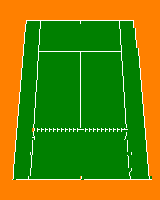

A 2D game scene composited from a Tiled map and its tileset images. What follows is a short description and the map's XML, with every tile layer's data as written:
An orthogonal 40x50 tile map with 4x4 px tiles, 1 tile layer (Tile Layer 1).

<map version="1.0" tiledversion="1.0.3" orientation="orthogonal" renderorder="left-up" width="40" height="50" tilewidth="4" tileheight="4" nextobjectid="1">
 <tileset firstgid="1" source="tennis.tsx" />
 <layer name="Tile Layer 1" width="40" height="50">
  <data encoding="csv">
1,1,1,1,1,1,1,1,1,1,1,1,1,1,1,1,1,1,1,1,1,1,1,1,1,1,1,1,1,1,1,1,1,1,1,1,1,1,1,1,
1,1,1,1,1,1,1,1,1,1,1,1,1,1,1,1,1,1,1,1,1,1,1,1,1,1,1,1,1,1,1,1,1,1,1,1,1,1,1,1,
1,1,1,1,1,1,1,1,1,1,1,1,1,1,1,1,1,1,1,1,1,1,1,1,1,1,1,1,1,1,1,1,1,1,1,1,1,1,1,1,
1,1,1,1,1,1,1,1,1,1,1,1,1,1,1,1,1,1,1,1,1,1,1,1,1,1,1,1,1,1,1,1,1,1,1,1,1,1,1,1,
1,1,1,1,1,1,1,1,1,1,1,1,1,1,1,1,1,1,1,1,1,1,1,1,1,1,1,1,1,1,1,1,1,1,1,1,1,1,1,1,
1,1,1,1,1,1,2,3,3,3,4,3,3,3,3,3,3,3,3,3,4,3,3,3,3,3,3,3,3,5,3,3,3,6,1,1,1,1,1,1,
1,1,1,1,1,1,12,8,8,8,9,8,8,8,8,8,8,8,8,8,8,8,8,8,8,8,8,8,8,10,8,8,8,28,1,1,1,1,1,1,
1,1,1,1,1,1,12,8,8,13,14,8,8,8,8,8,8,8,8,8,8,8,8,8,8,8,8,8,8,15,16,8,8,10,1,1,1,1,1,1,
1,1,1,1,1,1,9,8,8,10,8,8,8,8,8,8,8,8,8,8,8,8,8,8,8,8,8,8,8,8,9,8,8,10,1,1,1,1,1,1,
1,1,1,1,1,1,9,8,8,10,8,8,8,8,8,8,8,8,8,8,8,8,8,8,8,8,8,8,8,8,9,8,8,10,1,1,1,1,1,1,
1,1,1,1,1,1,9,8,8,10,8,8,8,8,8,8,8,8,8,8,8,8,8,8,8,8,8,8,8,8,9,8,8,8,20,1,1,1,1,1,
1,1,1,1,1,21,8,8,8,22,8,8,8,8,8,8,8,8,8,8,8,8,8,8,8,8,8,8,8,8,23,8,8,8,20,1,1,1,1,1,
1,1,1,1,1,21,8,8,8,25,26,26,26,26,26,26,26,26,26,26,26,26,26,26,26,26,26,26,26,26,27,8,8,8,11,1,1,1,1,1,
1,1,1,1,1,21,8,8,8,30,8,8,8,8,8,8,8,8,8,8,9,8,8,8,8,8,8,8,8,8,31,8,8,8,11,1,1,1,1,1,
1,1,1,1,1,29,8,8,8,30,8,8,8,8,8,8,8,8,8,8,9,8,8,8,8,8,8,8,8,8,31,8,8,8,10,1,1,1,1,1,
1,1,1,1,1,29,8,8,8,32,8,8,8,8,8,8,8,8,8,8,9,8,8,8,8,8,8,8,8,8,33,8,8,8,10,1,1,1,1,1,
1,1,1,1,1,29,8,8,8,31,8,8,8,8,8,8,8,8,8,8,9,8,8,8,8,8,8,8,8,8,30,8,8,8,10,1,1,1,1,1,
1,1,1,1,1,12,8,8,8,31,8,8,8,8,8,8,8,8,8,8,9,8,8,8,8,8,8,8,8,8,30,8,8,8,8,20,1,1,1,1,
1,1,1,1,1,12,8,8,8,31,8,8,8,8,8,8,8,8,8,8,9,8,8,8,8,8,8,8,8,8,30,8,8,8,8,20,1,1,1,1,
1,1,1,1,1,12,8,8,8,31,8,8,8,8,8,8,8,8,8,8,9,8,8,8,8,8,8,8,8,8,10,8,8,8,8,20,1,1,1,1,
1,1,1,1,1,9,8,8,8,9,8,8,8,8,8,8,8,8,8,8,9,8,8,8,8,8,8,8,8,8,10,8,8,8,8,28,1,1,1,1,
1,1,1,1,1,9,8,8,8,9,8,8,8,8,8,8,8,8,8,8,9,8,8,8,8,8,8,8,8,8,10,8,8,8,8,28,1,1,1,1,
1,1,1,1,1,9,8,8,8,9,8,8,8,8,8,8,8,8,8,8,9,8,8,8,8,8,8,8,8,8,10,8,8,8,8,28,1,1,1,1,
1,1,1,1,21,8,8,8,10,8,8,8,8,8,8,8,8,8,8,8,9,8,8,8,8,8,8,8,8,8,8,9,8,8,8,11,1,1,1,1,
1,1,1,1,21,8,8,8,10,8,8,8,8,8,8,8,8,8,8,8,9,8,8,8,8,8,8,8,8,8,8,9,8,8,8,11,1,1,1,1,
1,1,1,1,21,8,8,8,10,8,8,8,8,8,8,8,8,8,8,8,9,8,8,8,8,8,8,8,8,8,8,9,8,8,8,11,1,1,1,1,
1,1,1,1,29,8,8,8,10,8,8,8,8,8,8,8,8,8,8,8,9,8,8,8,8,8,8,8,8,8,8,9,8,8,8,10,1,1,1,1,
1,1,1,1,29,8,8,8,30,8,8,8,8,8,8,8,8,8,8,8,9,8,8,8,8,8,8,8,8,8,8,31,8,8,8,10,1,1,1,1,
1,1,1,1,29,8,8,8,30,8,8,8,8,8,8,8,8,8,8,8,9,8,8,8,8,8,8,8,8,8,8,31,8,8,8,10,1,1,1,1,
1,1,1,1,12,8,8,8,30,8,8,8,8,8,8,8,8,8,8,8,9,8,8,8,8,8,8,8,8,8,8,31,8,8,8,8,20,1,1,1,
1,1,1,1,12,8,8,8,30,8,8,8,8,8,8,8,8,8,8,8,9,8,8,8,8,8,8,8,8,8,8,31,8,8,8,8,20,1,1,1,
1,1,1,1,12,8,8,8,31,8,8,8,8,8,8,8,8,8,8,8,9,8,8,8,8,8,8,8,8,8,8,30,8,8,8,8,20,1,1,1,
1,1,1,1,9,8,8,8,60,61,61,61,61,61,61,61,61,61,61,61,62,61,61,61,61,61,61,61,61,61,61,63,8,8,8,8,28,1,1,1,
1,1,1,1,9,8,8,8,31,8,8,8,8,8,8,8,8,8,8,8,8,8,8,8,8,8,8,8,8,8,8,30,8,8,8,8,28,1,1,1,
1,1,1,1,9,8,8,8,64,8,8,8,8,8,8,8,8,8,8,8,8,8,8,8,8,8,8,8,8,8,8,65,8,8,8,8,28,1,1,1,
1,1,1,21,8,8,8,8,9,8,8,8,8,8,8,8,8,8,8,8,8,8,8,8,8,8,8,8,8,8,8,10,8,8,8,8,11,1,1,1,
1,1,1,21,8,8,8,8,9,8,8,8,8,8,8,8,8,8,8,8,8,8,8,8,8,8,8,8,8,8,8,10,8,8,8,8,11,1,1,1,
1,1,1,21,8,8,8,8,9,8,8,8,8,8,8,8,8,8,8,8,8,8,8,8,8,8,8,8,8,8,8,10,8,8,8,8,11,1,1,1,
1,1,1,29,8,8,8,66,19,8,8,8,8,8,8,8,8,8,8,8,8,8,8,8,8,8,8,8,8,8,8,67,68,8,8,8,10,1,1,1,
1,1,1,29,8,8,8,10,8,8,8,8,8,8,8,8,8,8,8,8,8,8,8,8,8,8,8,8,8,8,8,8,9,8,8,8,10,1,1,1,
1,1,1,29,8,8,8,10,8,8,8,8,8,8,8,8,8,8,8,8,8,8,8,8,8,8,8,8,8,8,8,8,9,8,8,8,10,1,1,1,
1,1,1,12,8,8,8,10,8,8,8,8,8,8,8,8,8,8,8,8,8,8,8,8,8,8,8,8,8,8,8,8,9,8,8,8,8,20,1,1,
1,1,1,12,8,8,8,30,8,8,8,8,8,8,8,8,8,8,8,8,8,8,8,8,8,8,8,8,8,8,8,8,72,8,8,8,8,20,1,1,
1,1,1,12,8,8,8,30,8,8,8,8,8,8,8,8,8,8,8,8,8,8,8,8,8,8,8,8,8,8,8,8,31,8,8,8,8,20,1,1,
1,1,1,74,26,26,26,75,26,26,26,26,26,26,26,26,26,26,26,26,74,26,26,26,26,26,26,26,26,26,26,26,76,26,26,26,26,77,1,1,
1,1,1,1,1,1,1,1,1,1,1,1,1,1,1,1,1,1,1,1,1,1,1,1,1,1,1,1,1,1,1,1,1,1,1,1,1,1,1,1,
1,1,1,1,1,1,1,1,1,1,1,1,1,1,1,1,1,1,1,1,1,1,1,1,1,1,1,1,1,1,1,1,1,1,1,1,1,1,1,1,
1,1,1,1,1,1,1,1,1,1,1,1,1,1,1,1,1,1,1,1,1,1,1,1,1,1,1,1,1,1,1,1,1,1,1,1,1,1,1,1,
1,1,1,1,1,1,1,1,1,1,1,1,1,1,1,1,1,1,1,1,1,1,1,1,1,1,1,1,1,1,1,1,1,1,1,1,1,1,1,1,
1,1,1,1,1,1,1,1,1,1,1,1,1,1,1,1,1,1,1,1,1,1,1,1,1,1,1,1,1,1,1,1,1,1,1,1,1,1,1,1
</data>
 </layer>
</map>